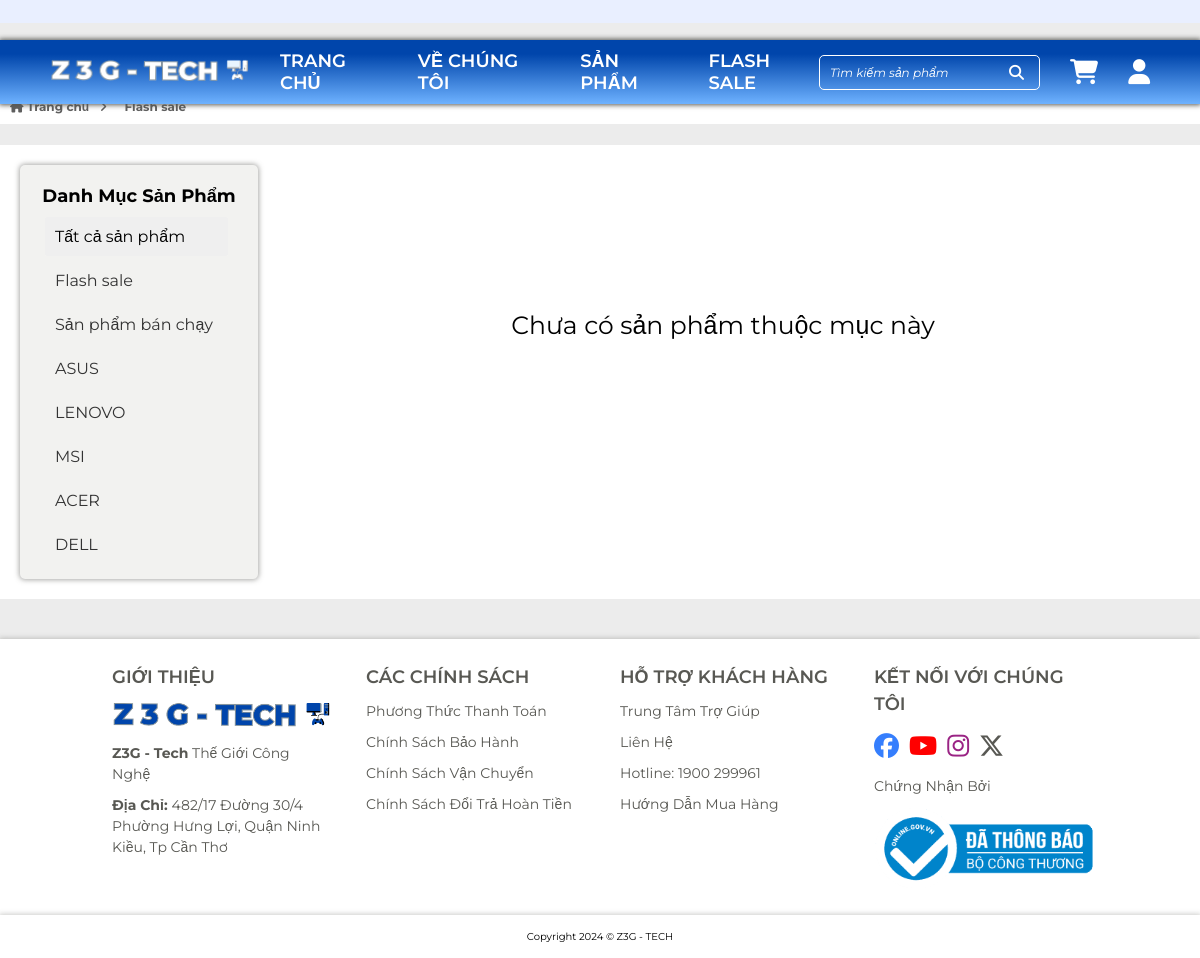
Page /index.php?page=flashsale on the committed database.
### tables this page shows
CREATE TABLE `phanloai` (
  `maLoai` int(11) NOT NULL,
  `tenLoai` varchar(50) NOT NULL,
  `anhLoai` varchar(255) NOT NULL
);

### controllers/userControllers/productControllers/flashSale.php (called while the page is built, shortened)
<?php
$listClassify = getAllClassify($conn);
$arrayProductFlashSale = array();
include("./views/user/user-flash-sale.php");
?>

### model/classify.php (called while the page is built, shortened)
<?php
function getAllClassify($conn){
    $sql = "SELECT p.* FROM phanloai p,sanpham s where p.maLoai = s.maLoai GROUP by p.maLoai ORDER BY COUNT(s.maSanPham) desc";
    $rs = mysqli_query($conn,$sql);
    return $rs;
}

### views/user/user-flash-sale.php (the view, shortened to what this page needs)
<div class="list-menuBack">
    <div class="content-menuBack">
        <a href="index.php"><i class="fa-solid fa-house"></i> Trang chủ</a>
        <span class="separator"> <i class="fa-solid fa-angle-right"></i> </span>
        <span>
            Flash sale
        </span>
    </div>
</div>
<div class="container category-product main">
    <div class="category-product">
        <div class="category-product-list">
            <div class="category-sidebar">
                <p>Danh mục sản phẩm</p>
                <ul>
                    <li>
                        <form action="index.php?page=allproduct" method="post">
                            <button type="submit" name='all-product'>Tất cả sản phẩm</button>
                        </form>
                    </li>
                    <li><a href="index.php?page=flashsale">Flash sale</a></li>
                    <li><a href="index.php?page=hotproduct">Sản phẩm bán chạy</a></li>
                    <?php foreach ($listClassify as $key => $value) {
                        extract($value);
                        $linkClassify = "index.php?page=category-product&id=" . $maLoai;
                        ?>
                        <li><a href="<?= $linkClassify ?>">
                                <?= $tenLoai ?>
                            </a></li>
                    <?php } ?>
                </ul>
            </div>
            <div class="category-product-content">
                <?php if (empty($arrayProductFlashSale)) { ?>
                    <div class="empty__product">Chưa có sản phẩm thuộc mục này</div>
                <?php } ?>
            </div>
        </div>
    </div>
</div>

### css/index.css (style rules this page uses)
html { background-color: #ececec; font-size: 62.5%; }
body { position: relative; }
* { padding: 0; margin: 0; font-family: "Montserrat", sans-serif; box-sizing: border-box; }
a { text-decoration: none; }
li { list-style: none; }
:root { --white-cl: white; --black-cl: black; --purple-cl: rgb(116, 4, 103); --purple-white-cl: rgb(155, 3, 137); --red-cl: rgb(250, 54, 50); --red-black-cl: rgb(217, 13, 9); --green-cl: rgb(3, 165, 3); --green-black-cl: rgb(14, 130, 14); --black-gray-cl: #1d2327; --blue-dark-cl: rgb(0, 61, 111); --blue-cl: rgb(0, 122, 222); --blue-white-cl: rgb(18, 149, 255); --orange-cl: rgb(255, 177, 8); --gray-cl: rgb(172, 172, 172); --gray-white-cl: rgb(226 226 226); --gray-black-cl: #2c3338; }

### css/user/user-homepage.css (style rules this page uses)
.main { position: relative; top: 110px; width: 1230px; margin: auto; }

### css/user/category-product.css (style rules this page uses)
.category-product { background-color: #fff; padding: 10px; }
.category-product-list { display: grid; grid-template-columns: 20% 78%; gap: 25px; }
.category-sidebar { height: fit-content; box-shadow: 0px 0px 5px 1px rgba(88, 88, 83, 0.5); border-radius: 5px; background-color: rgb(242, 242, 240); padding: 10px; }
.category-sidebar p { padding: 10px 0 0 0; text-align: center; font-size: 1.8rem; font-weight: bold; margin-bottom: 10px; text-transform: capitalize; }
.category-sidebar ul { font-size: 1.6rem; padding-left: 15px; }
.category-sidebar li { margin-bottom: 5px; }
.category-sidebar li a { width: 90%; text-decoration: none; color: #333; display: block; padding: 10px; border-radius: 3px; transition: background-color 0.2s; }
.category-product-content { display: grid; gap: 15px; grid-template-columns: repeat(4, 1fr); }
.empty__product { position: relative; left: 50%; top: 35%; font-size: 25px; width: 440px; text-align: center; }
.category-product a { color: rgb(88, 88, 83); }
.category-sidebar button[type='submit'] { border-radius: 3px; text-align: left; width: 90%; font-size: 1.6rem; padding: 10px; border: none; cursor: pointer; }

### css/admin/header.css (style rules this page uses)
li { list-style: none; }

### rows in the picture
phanloai: tenLoai "ASUS"
phanloai: tenLoai "LENOVO"
phanloai: tenLoai "MSI"
phanloai: tenLoai "ACER"
phanloai: tenLoai "DELL"
